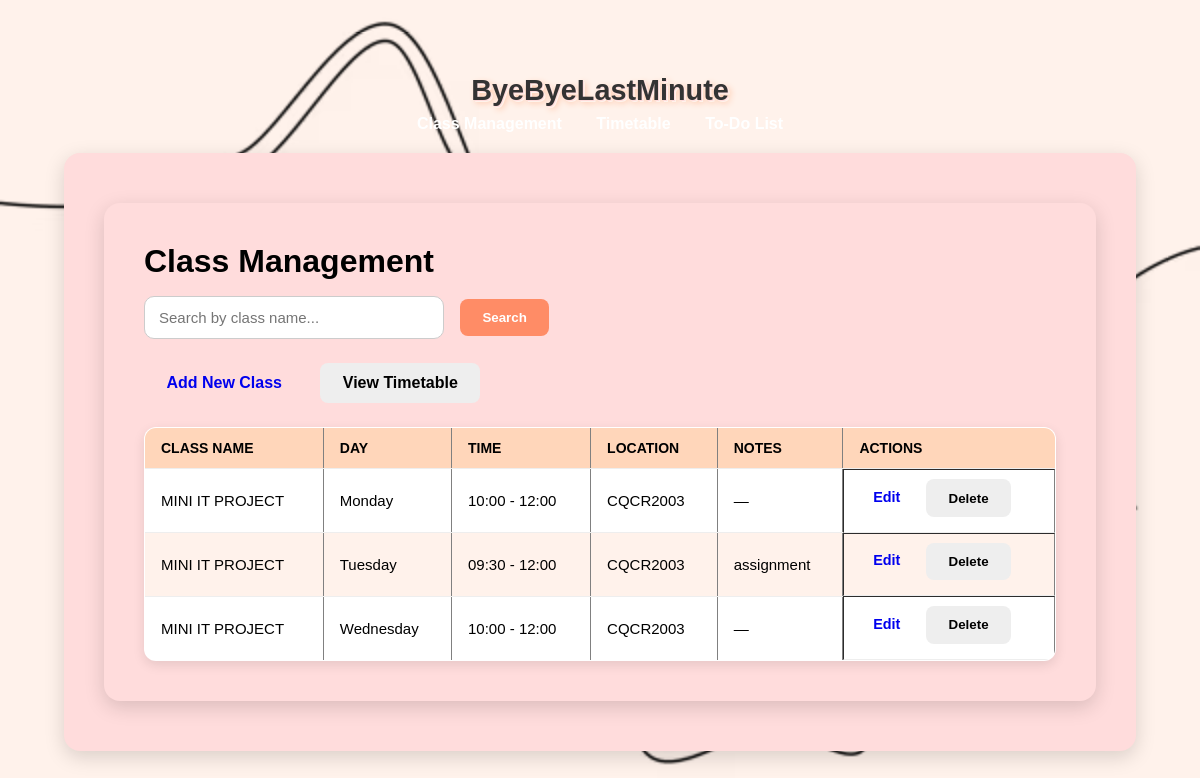
The page / on the database its author committed.
### tables this page shows
CREATE TABLE classes (
                id INTEGER PRIMARY KEY AUTOINCREMENT,
                name TEXT NOT NULL,
                day TEXT NOT NULL,
                start_time TEXT NOT NULL,
                end_time TEXT NOT NULL,
                location TEXT NOT NULL,
                notes TEXT
            );

### app.py (the view)
@app.route("/", methods=["GET"])
def index():
    search_query = request.args.get("q", "").strip()
    with get_db_connection() as conn:
        if search_query:
            classes = conn.execute(
                "SELECT * FROM classes WHERE name LIKE ? ORDER BY day, start_time",
                (f"%{search_query}%",)
            ).fetchall()
        else:
            classes = conn.execute("SELECT * FROM classes ORDER BY day, start_time").fetchall()
    return render_template("classes.html", classes=classes, search_query=search_query)

### app.py (called while the page is built)
def get_db_connection():
    conn = sqlite3.connect(DB_NAME, timeout=10)
    conn.row_factory = sqlite3.Row
    return conn

### templates/classes.html (shortened to what this page needs)
{% extends "base.html" %}
{% block content %}
  <main class="container">
    <h1>Class Management</h1>
    <form method="GET" class="search-form">
      <input type="text" name="q" placeholder="Search by class name..." value="{{ search_query or '' }}">
      <button type="submit">Search</button>
    </form>
<div class="actions">
  <a href="{{ url_for('add_class') }}" class="button">Add New Class</a>
  <a href="{{ url_for('timetable') }}" class="button secondary">View Timetable</a>
</div>
    {% if classes %}
      <table border="1" cellpadding="8" cellspacing="0">
        <thead>
          <tr>
            <th>Class Name</th>
            <th>Day</th>
            <th>Time</th>
            <th>Location</th>
            <th>Notes</th>
            <th>Actions</th>
          </tr>
        </thead>
        <tbody>
          {% for class in classes %}
            <tr>
              <td>{{ class['name'] }}</td>
              <td>{{ class['day'] }}</td>
              <td>{{ class['start_time'] }} - {{ class['end_time'] }}</td>
              <td>{{ class['location'] }}</td>
              <td>{{ class['notes'] or '—' }}</td>
              <td class="action-buttons" style="position: relative;">
                <a href="{{ url_for('edit_class', class_id=class['id']) }}" class="button small" style="display:inline-block; vertical-align:middle;">Edit</a>
                <form method="POST" action="{{ url_for('delete_class', class_id=class['id']) }}"
                      onsubmit="return confirm('Are you sure you want to delete this class?');"
                      style="display:inline-block; position: relative; top:-3px; margin-left:5px;">
                  <button type="submit" class="secondary small">Delete</button>
                </form>
              </td>
            </tr>
          {% endfor %}
        </tbody>
      </table>
    {% else %}
      <p>No classes found. <a href="{{ url_for('add_class') }}">Add your first class</a>.</p>
    {% endif %}
  </main>
</body>
</html>
{% endblock %}

### templates/base.html (shortened to what this page needs)
<!DOCTYPE html>
<html lang="en">
<head>
  <link rel="stylesheet" href="{{ url_for('static', filename='style.css') }}">
</head>
<body>
  <header class="site-header">
    <h1>ByeByeLastMinute</h1>
    <nav class="navbar">
      <a href="{{ url_for('index') }}">Class Management</a>
      <a href="{{ url_for('timetable') }}">Timetable</a>
      <a href="{{ url_for('todos') }}">To-Do List</a>
    </nav>
  </header>
  <main class="container">
    {% block content %}{% endblock %}
</body>
</html>

### static/style.css (style rules this page uses)
* { margin: 0; padding: 0; box-sizing: border-box; }
html, body { height: 100%; font-family: Arial, sans-serif; background-color: #FFF2EB; background-image: url("Dashboard Background Image.jpg"), url("Dashboard Background Image.avif"); background-repeat: no-repeat; background-size: cover; background-position: center; background-attachment: fixed; color: #000; padding: 2rem; }
.container { max-width: 1100px; width: 100%; margin: 10px auto; padding: 2.5rem; background: #FFDCDC; border-radius: 16px; box-shadow: 0 6px 20px rgba(0,0,0,0.15); }
h1, h2 { margin-bottom: 1rem; color: #000; }
form { display: grid; gap: 1.5rem; }
input, select, textarea { padding: 12px 14px; border-radius: 10px; border: 1px solid #ccc; background: #fff; font-size: 15px; transition: border-color 0.3s; }
.actions { grid-column: span 2; display: flex; gap: 1rem; margin-top: 0.5rem; }
button { padding: 0.7rem 1.4rem; border-radius: 8px; border: none; font-weight: 600; cursor: pointer; transition: background 0.3s; }
button[type="submit"] { background: #ff8c66; color: #fff; }
button.secondary { background: #eee; color: #000; }
.search-form { display: flex; gap: 1rem; margin-bottom: 1.5rem; align-items: center; }
.search-form input { flex: 1; max-width: 300px; }
.actions { margin-bottom: 1.5rem; }
.action-buttons { display: flex; gap: 0.5rem; }
.button { display: inline-block; padding: 0.7rem 1.4rem; border-radius: 8px; border: none; font-weight: 600; cursor: pointer; transition: background 0.3s; text-decoration: none; text-align: center; }
.button.small { padding: 0.4rem 0.8rem; font-size: 0.9rem; }
.button.secondary { background: #eee; color: #000; }
table { width: 100%; border-collapse: collapse; margin-top: 1rem; background: #fff; border-radius: 12px; overflow: hidden; box-shadow: 0 4px 12px rgba(0,0,0,0.1); font-size: 15px; }
thead { background: #FFD6BA; color: #000; text-transform: uppercase; font-weight: bold; font-size: 14px; }
th, td { padding: 12px 16px; text-align: left; border-bottom: 1px solid #eee; }
tbody tr:nth-child(even) { background: #FFF2EB; }
.site-header h1 { font-size: 3rem; font-weight: bold; text-align: center; margin: 10px auto; color: #333333; text-shadow: 1px 1px 0 #FFDCDC, 2px 2px 0 #FFF2EB, 3px 3px 6px #ffc2a1; }
.site-header { color: #fff; padding: 10px; text-align: center; }
.site-header h1 { margin: 0; font-size: 1.8rem; }
.navbar { margin-top: 8px; }
.navbar a { color: #fff; margin: 0 15px; text-decoration: none; font-weight: bold; }

### rows shown on the page
classes: name "MINI IT PROJECT", day "Monday", start_time "10:00", end_time "12:00", location "CQCR2003", notes "—"
classes: name "MINI IT PROJECT", day "Tuesday", start_time "09:30", end_time "12:00", location "CQCR2003", notes "assignment"
classes: name "MINI IT PROJECT", day "Wednesday", start_time "10:00", end_time "12:00", location "CQCR2003", notes "—"
